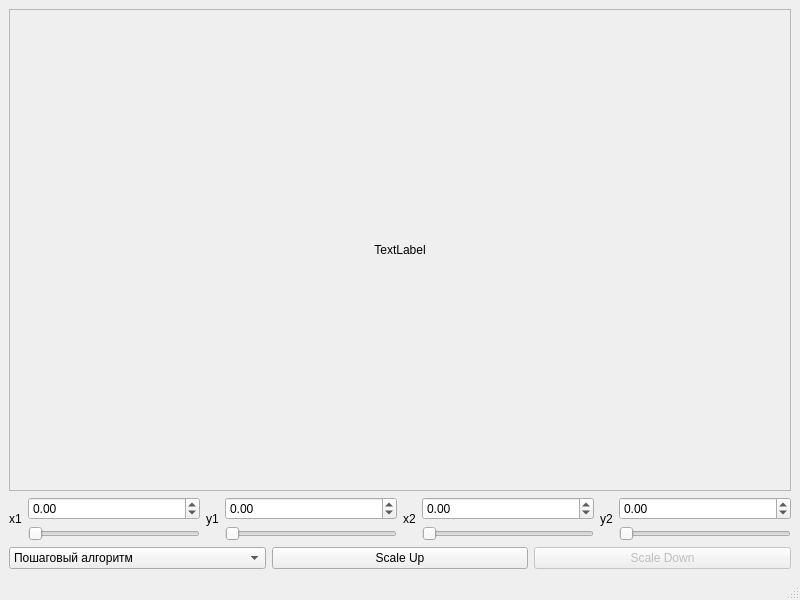
<?xml version="1.0" encoding="UTF-8"?>
<ui version="4.0">
 <class>MainWindow</class>
 <widget class="QMainWindow" name="MainWindow">
  <property name="geometry">
   <rect>
    <x>0</x>
    <y>0</y>
    <width>800</width>
    <height>600</height>
   </rect>
  </property>
  <property name="windowTitle">
   <string>Растеризация</string>
  </property>
  <widget class="QWidget" name="centralwidget">
   <layout class="QVBoxLayout" name="verticalLayout_9">
    <item>
     <widget class="QScrollArea" name="scrollArea">
      <property name="widgetResizable">
       <bool>true</bool>
      </property>
      <widget class="QWidget" name="scrollAreaWidgetContents">
       <property name="geometry">
        <rect>
         <x>0</x>
         <y>0</y>
         <width>780</width>
         <height>410</height>
        </rect>
       </property>
       <layout class="QVBoxLayout" name="verticalLayout_4">
        <item>
         <widget class="QLabel" name="label">
          <property name="text">
           <string>TextLabel</string>
          </property>
          <property name="alignment">
           <set>Qt::AlignCenter</set>
          </property>
         </widget>
        </item>
       </layout>
      </widget>
     </widget>
    </item>
    <item>
     <layout class="QVBoxLayout" name="verticalLayout">
      <item>
       <layout class="QHBoxLayout" name="horizontalLayout_6">
        <item>
         <layout class="QHBoxLayout" name="horizontalLayout">
          <item>
           <widget class="QLabel" name="label_2">
            <property name="maximumSize">
             <size>
              <width>15</width>
              <height>16777215</height>
             </size>
            </property>
            <property name="text">
             <string>x1</string>
            </property>
           </widget>
          </item>
          <item>
           <layout class="QVBoxLayout" name="verticalLayout_2">
            <item>
             <widget class="QDoubleSpinBox" name="doubleSpinBox">
              <property name="minimum">
               <double>-100.000000000000000</double>
              </property>
             </widget>
            </item>
            <item>
             <widget class="QSlider" name="horizontalSlider">
              <property name="maximum">
               <number>10</number>
              </property>
              <property name="orientation">
               <enum>Qt::Horizontal</enum>
              </property>
             </widget>
            </item>
           </layout>
          </item>
         </layout>
        </item>
        <item>
         <layout class="QHBoxLayout" name="horizontalLayout_3">
          <item>
           <widget class="QLabel" name="label_3">
            <property name="minimumSize">
             <size>
              <width>6</width>
              <height>0</height>
             </size>
            </property>
            <property name="maximumSize">
             <size>
              <width>15</width>
              <height>16777215</height>
             </size>
            </property>
            <property name="sizeIncrement">
             <size>
              <width>1</width>
              <height>0</height>
             </size>
            </property>
            <property name="baseSize">
             <size>
              <width>6</width>
              <height>0</height>
             </size>
            </property>
            <property name="text">
             <string>y1</string>
            </property>
           </widget>
          </item>
          <item>
           <layout class="QVBoxLayout" name="verticalLayout_5">
            <item>
             <widget class="QDoubleSpinBox" name="doubleSpinBox_3">
              <property name="minimum">
               <double>-100.000000000000000</double>
              </property>
             </widget>
            </item>
            <item>
             <widget class="QSlider" name="horizontalSlider_3">
              <property name="orientation">
               <enum>Qt::Horizontal</enum>
              </property>
             </widget>
            </item>
           </layout>
          </item>
         </layout>
        </item>
        <item>
         <layout class="QHBoxLayout" name="horizontalLayout_4">
          <item>
           <widget class="QLabel" name="label_4">
            <property name="maximumSize">
             <size>
              <width>15</width>
              <height>16777215</height>
             </size>
            </property>
            <property name="text">
             <string>x2</string>
            </property>
           </widget>
          </item>
          <item>
           <layout class="QVBoxLayout" name="verticalLayout_6">
            <item>
             <widget class="QDoubleSpinBox" name="doubleSpinBox_2">
              <property name="minimum">
               <double>-100.000000000000000</double>
              </property>
             </widget>
            </item>
            <item>
             <widget class="QSlider" name="horizontalSlider_4">
              <property name="orientation">
               <enum>Qt::Horizontal</enum>
              </property>
             </widget>
            </item>
           </layout>
          </item>
         </layout>
        </item>
        <item>
         <layout class="QHBoxLayout" name="horizontalLayout_5">
          <item>
           <widget class="QLabel" name="label_5">
            <property name="sizePolicy">
             <sizepolicy hsizetype="Minimum" vsizetype="Preferred">
              <horstretch>0</horstretch>
              <verstretch>0</verstretch>
             </sizepolicy>
            </property>
            <property name="maximumSize">
             <size>
              <width>15</width>
              <height>16777215</height>
             </size>
            </property>
            <property name="text">
             <string>y2</string>
            </property>
           </widget>
          </item>
          <item>
           <layout class="QVBoxLayout" name="verticalLayout_7">
            <item>
             <widget class="QDoubleSpinBox" name="doubleSpinBox_4">
              <property name="minimum">
               <double>-100.000000000000000</double>
              </property>
             </widget>
            </item>
            <item>
             <widget class="QSlider" name="horizontalSlider_5">
              <property name="orientation">
               <enum>Qt::Horizontal</enum>
              </property>
             </widget>
            </item>
           </layout>
          </item>
         </layout>
        </item>
       </layout>
      </item>
      <item>
       <layout class="QHBoxLayout" name="horizontalLayout_12">
        <item>
         <widget class="QComboBox" name="comboBox">
          <item>
           <property name="text">
            <string>Пошаговый алгоритм</string>
           </property>
          </item>
          <item>
           <property name="text">
            <string>Алгоритм ЦДА</string>
           </property>
          </item>
          <item>
           <property name="text">
            <string>Алгоритм Брезенхема </string>
           </property>
          </item>
          <item>
           <property name="text">
            <string>Алгоритм Брезенхема (окружность)</string>
           </property>
          </item>
         </widget>
        </item>
        <item>
         <widget class="QPushButton" name="pushButton">
          <property name="text">
           <string>Scale Up</string>
          </property>
         </widget>
        </item>
        <item>
         <widget class="QPushButton" name="pushButton_2">
          <property name="enabled">
           <bool>false</bool>
          </property>
          <property name="text">
           <string>Scale Down</string>
          </property>
         </widget>
        </item>
       </layout>
      </item>
     </layout>
    </item>
   </layout>
  </widget>
  <widget class="QMenuBar" name="menubar">
   <property name="geometry">
    <rect>
     <x>0</x>
     <y>0</y>
     <width>800</width>
     <height>31</height>
    </rect>
   </property>
  </widget>
  <widget class="QStatusBar" name="statusbar"/>
  <action name="a_StepByStep">
   <property name="text">
    <string>Пошаговый</string>
   </property>
  </action>
  <action name="a_Bresenham">
   <property name="text">
    <string> Брезенхэма</string>
   </property>
  </action>
  <action name="a_DDA">
   <property name="text">
    <string>ЦДА</string>
   </property>
  </action>
  <action name="a_circle">
   <property name="text">
    <string>Брезенхэма(окружность)</string>
   </property>
  </action>
 </widget>
 <resources/>
 <connections/>
</ui>
